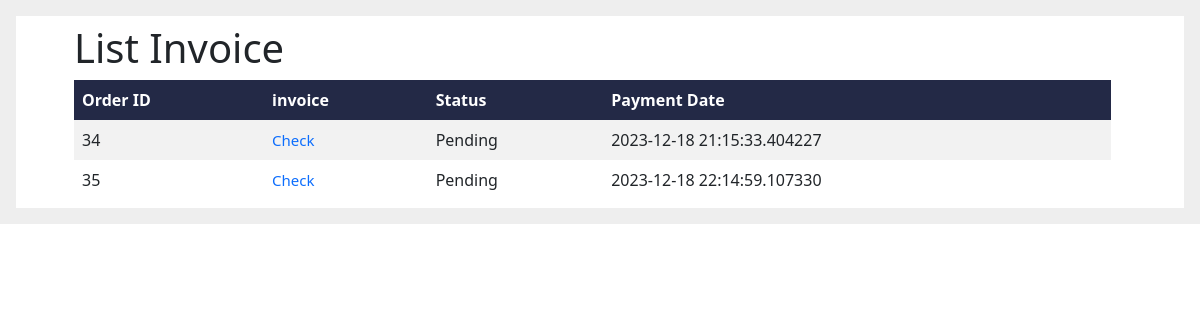
The app's page /myinvoice (signed in), older data.
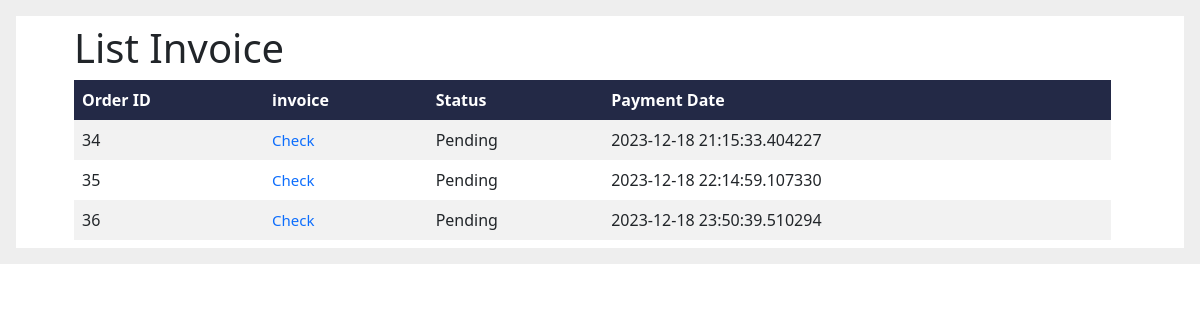
The same page, newer data.
### models/order_detail.py (models this page shows)
class Order_detail(db.Model):
    __tablename__ = 'order_detail'
    id_order = db.Column(db.Integer, primary_key=True)
    total = db.Column(db.Float)
    order_status = db.Column(db.String(100))
    id_payment = db.Column(db.Integer, db.ForeignKey('payment_detail.id_payment', name='fk_oDetail_payment'))
    id_session = db.Column(db.Integer, db.ForeignKey('session.id_session', name='fk_oDetail_session'))
    payment_detail = db.relationship('Payment_detail', back_populates='order_detail')
    session = db.relationship('session', back_populates='Order_detail')

### models/payment_detail.py (models this page shows)
class Payment_detail(db.Model):
    __tablename__ = 'payment_detail'
    id_payment = db.Column(db.Integer, primary_key=True)
    amount = db.Column(db.Integer)
    payment_method = db.Column(db.String(100))
    bank_name = db.Column(db.String(100))
    account_number = db.Column(db.String(100))
    payment_date = db.Column(db.DateTime, default=datetime.utcnow)
    order_detail = db.relationship('Order_detail', back_populates='payment_detail')

### app.py (the view)
@app.route('/myinvoice')
@login_required
def myinvoice():
    user_invoices = db.session.query(Order_detail).join(Order_detail.session).filter(session.id_user == current_user.id_user).all()
    return render_template('myinvoice.html', invoices=user_invoices)

### app.py (called while the page is built)
@login_manager.user_loader
def load_user(user_id):
    return User.query.get(int(user_id))

### templates/MyInvoice.html (shortened to what this page needs)
<!DOCTYPE html>
<html lang="en">
<head>
    <link rel="stylesheet" type="text/css" href="{{ url_for('static', filename='css/crud_admin.css') }}">
    <link href="https://cdn.jsdelivr.net/npm/bootstrap@5.3.2/dist/css/bootstrap.min.css" rel="stylesheet"
>
</head>
<body>
    <div class="d-flex bd-highlight">
        <div class="bd-highlight d-flex p-3 w-100" style="flex: 0 0 100%; background-color: #eeeeee;">
            <div class="d-flex flex-column bd-highlight w-100" style="background-color: white;">
                <div class="p-2 bd-highlight me-3 w-100">
                    <h1>List Invoice</h1>
                    <table>
                        <tr>
                            <th>Order ID</th>
                            <th>invoice</th>
                            <th>Status</th>
                            <th>Payment Date</th>
                        </tr>
                        <tr>
                            {% for invoice in invoices %}
                            <td>{{ invoice.id_order }}</td>
                            <td><a href="{{ url_for('cust_view_invoice', payment_id=invoice.id_payment) }}">Check</a></td>
                            <td>
                                {{ invoice.order_status }}
                            </td>
                            <td>{{ invoice.payment_detail.payment_date }}</td>
                        </tr>
                        {% endfor %}
                    </table>
                </div>
            </div>
        </div>
    </div>
</body>
</html>

Row changes from the older to the newer data that the page shows:
added Order_detail: id_order "36", order_status "Pending", payment_detail.payment_date "2023-12-18 23:50:39.510294"
